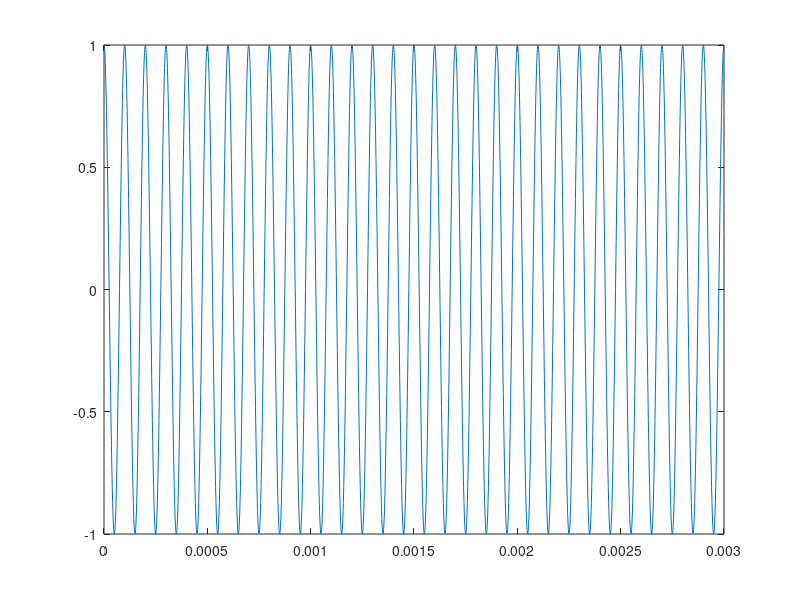
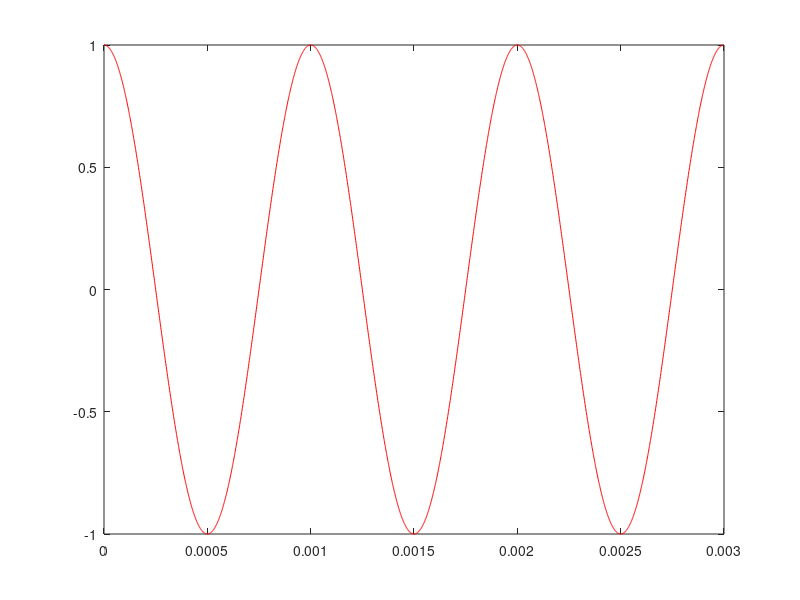
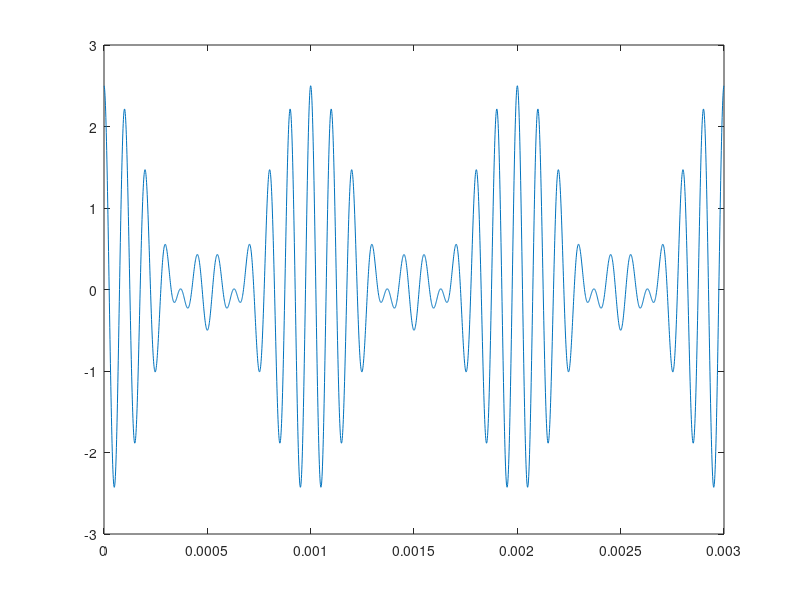

These charts were generated, in order, by the following MATLAB code:
clear all;clc;
fp=1e4;
A=1;
t=0:1e-6:3e-3;
x=A*cos(2*pi*fp*t);
plot(t,x)
fb=1e3;
y=cos(2*pi*fb*t);
figure(2);
plot (t,y,'r')
m=1.5;
z=(1+m*y).*x;
figure(3);
plot(t,z);
